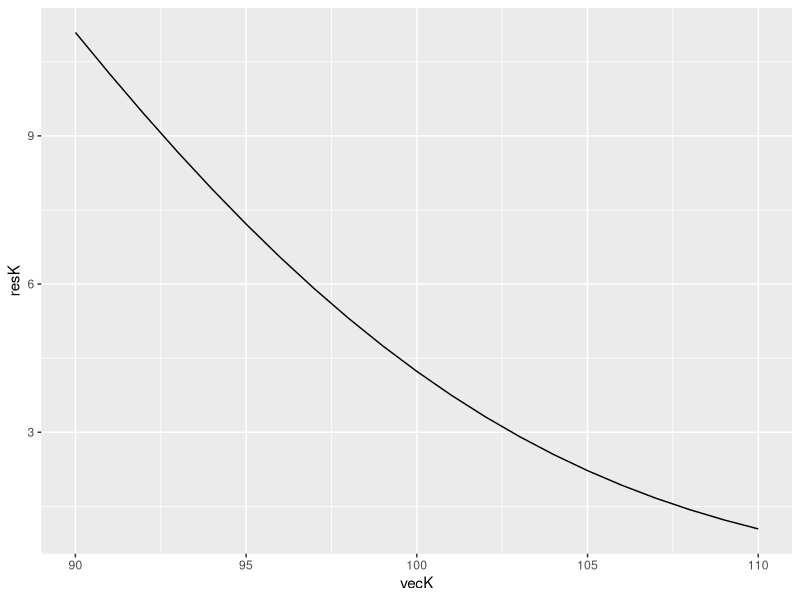
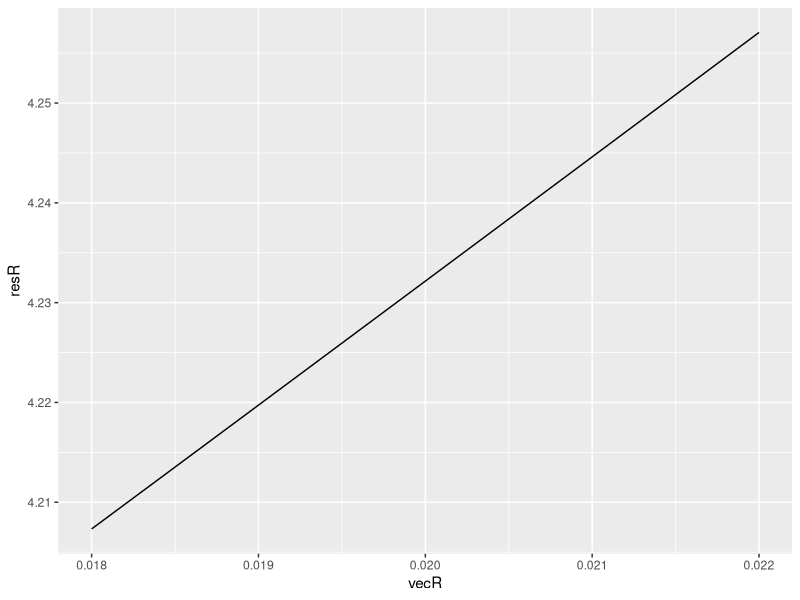
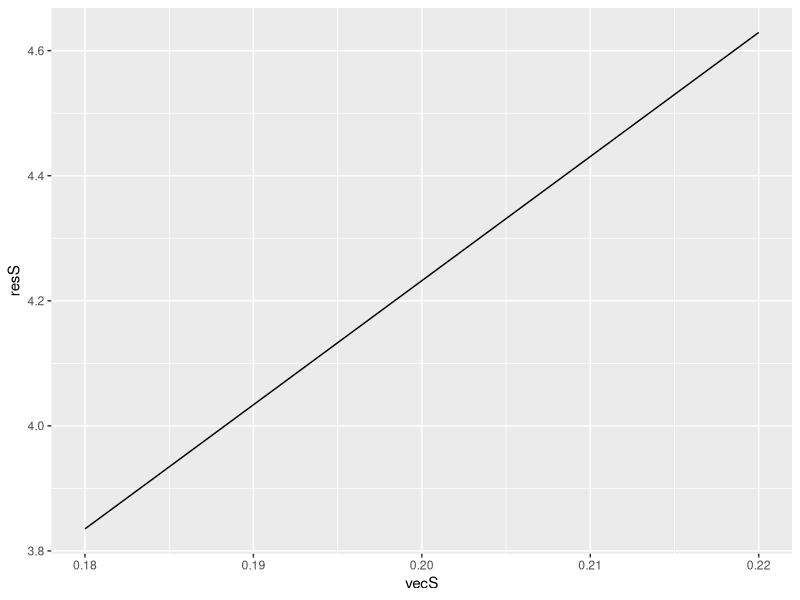
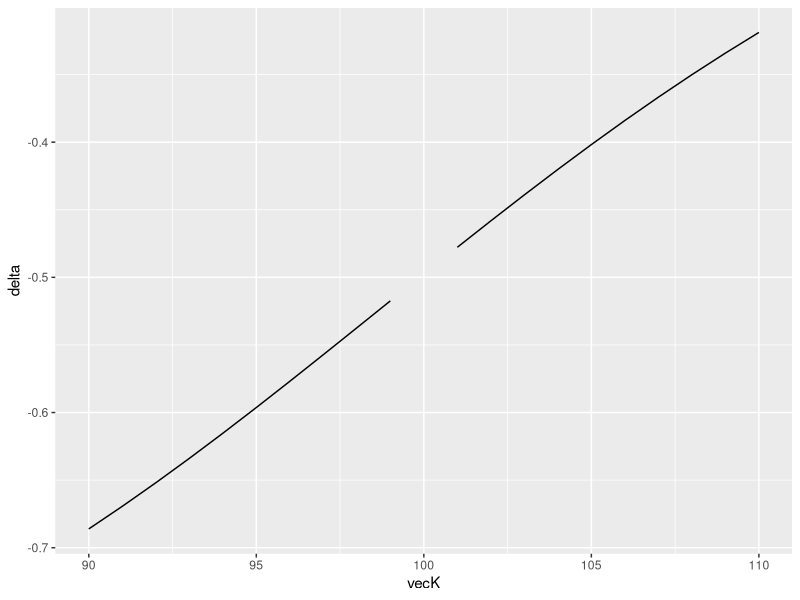

Write R code to recreate these figures, in order.
library(ggplot2)
library(dplyr)

#cena europejskiej opcji kupna
s0 <- 100
K <- 100
r <- 0.02
T <- 0.25
sigma <- 0.2

cenaOpcji <- function(s0, K, r, T, sigma){
  d1 <- (log(s0/K) + (r+sigma^2/2)*T)/(sigma*T^(.5))
  d2 <- d1 - sigma*T^(.5)
  
  C <- s0*pnorm(d1) - K*exp(-r*T)*pnorm(d2)
  return(C)
}
C <- cenaOpcji(s0, K, r,T, sigma)

# +/- 10%
fun1 <- function(x){
  seq(.9*x, 1.1*x, x*.01)
}

vecK <- fun1(K)
vecR <- fun1(r)
vecS <- fun1(sigma)

resK <- c()
for(i in 1:length(vecK)){
  resK[i] <- cenaOpcji(s0,vecK[i],r,T,sigma)
}
dataK <- data.frame(vecK, resK)


resR <- c()
for(i in 1:length(vecR)){
  resR[i] <- cenaOpcji(s0,K,vecR[i],T,sigma)
}
dataR <- data.frame(vecR, resR)

resS <- c()
for(i in 1:length(vecS)){
  resS[i] <- cenaOpcji(s0,K,r,T,vecS[i])
}
dataS <- data.frame(vecS, resS)

ggplot(dataK, aes(x=vecK,y=resK)) + geom_line()
ggplot(dataR, aes(x=vecR,y=resR)) + geom_line()
ggplot(dataS, aes(x=vecS,y=resS)) + geom_line()

dataK <- dataK %>% mutate(delta = (resK - C)/(vecK - K))
ggplot(dataK, aes(x=vecK, y=delta)) + geom_line()